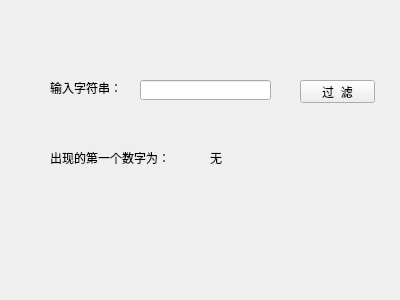
<?xml version="1.0" encoding="UTF-8"?>
<ui version="4.0">
 <class>Widget</class>
 <widget class="QWidget" name="Widget">
  <property name="geometry">
   <rect>
    <x>0</x>
    <y>0</y>
    <width>400</width>
    <height>300</height>
   </rect>
  </property>
  <property name="windowTitle">
   <string>Widget</string>
  </property>
  <widget class="QLabel" name="label">
   <property name="geometry">
    <rect>
     <x>50</x>
     <y>80</y>
     <width>81</width>
     <height>16</height>
    </rect>
   </property>
   <property name="text">
    <string>输入字符串：</string>
   </property>
  </widget>
  <widget class="QLineEdit" name="lineEdit">
   <property name="geometry">
    <rect>
     <x>140</x>
     <y>80</y>
     <width>131</width>
     <height>20</height>
    </rect>
   </property>
  </widget>
  <widget class="QPushButton" name="pushButton">
   <property name="geometry">
    <rect>
     <x>300</x>
     <y>80</y>
     <width>75</width>
     <height>23</height>
    </rect>
   </property>
   <property name="text">
    <string>过  滤</string>
   </property>
  </widget>
  <widget class="QLabel" name="label_2">
   <property name="geometry">
    <rect>
     <x>50</x>
     <y>150</y>
     <width>151</width>
     <height>16</height>
    </rect>
   </property>
   <property name="text">
    <string>出现的第一个数字为：</string>
   </property>
  </widget>
  <widget class="QLabel" name="labelNum">
   <property name="geometry">
    <rect>
     <x>210</x>
     <y>150</y>
     <width>54</width>
     <height>16</height>
    </rect>
   </property>
   <property name="text">
    <string>无</string>
   </property>
  </widget>
 </widget>
 <layoutdefault spacing="6" margin="11"/>
 <resources/>
 <connections/>
</ui>
